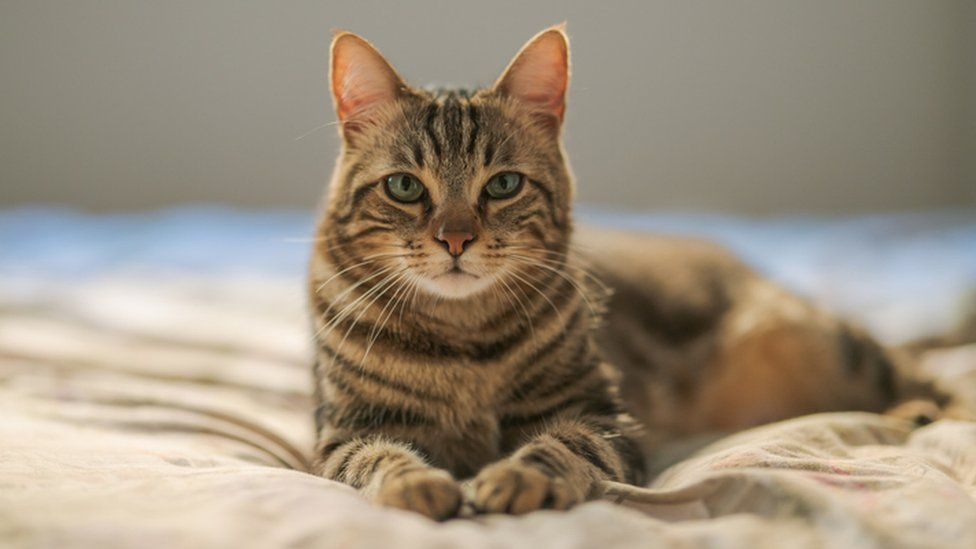
#> input picture cat.jpg, 976 x 549 px
$ jupyter execute 'Open CV image loadings and settings.ipynb'
#> lines starting #> are read from the running program, lines starting #| are printed output that depends on the picture
[cell 1]
#for mouting drive to the notebook (not required performing in personal notebook)
#from google.colab import drive
#drive.mount("/content/gdrive",)

[cell 2]
# [8 lines of commented-out code are left out]

[cell 3]
from matplotlib import pyplot as plt
import argparse
import cv2

[cell 4]
def plt_imshow(title, image):
   image = cv2.cvtColor(image, cv2.COLOR_BGR2RGB)
   plt.imshow(image)
   plt.title(title)
   plt.grid(False)
   plt.show()

[cell 5]
image = cv2.imread('cat.jpg')
#> image is the input picture: shape (549, 976, 3); mean B, G, R 124.7, 142.7, 155.4
(h, w, c) = image.shape[:3]
#> h = 549; w = 976; c = 3

print("width: {} pixels".format(image.shape[1]))
#| width: 976 pixels
print("height: {}  pixels".format(image.shape[0]))
#| height: 549  pixels
print("channels: {}".format(image.shape[2]))
#| channels: 3

[cell 6]
# show the image and wait for a keypress
plt_imshow('image',image)

# save the image back to disk (OpenCV handles converting image
# filetypes automatically)
#cv2.imwrite("newCat.png", image)

[cell 7]
# images are simply NumPy arrays -- with the origin (0, 0) located at
# the top-left of the image
(b, g, r) = image[0, 0]
#> b = 119; g = 131; r = 135
print("Pixel at (0, 0) - Red: {}, Green: {}, Blue: {}".format(r, g, b))
#| Pixel at (0, 0) - Red: 135, Green: 131, Blue: 119

# access the pixel located at x=50, y=20
(b, g, r) = image[20, 50]
#> b = 125; g = 137; r = 141
print("Pixel at (50, 20) - Red: {}, Green: {}, Blue: {}".format(r, g, b))
#| Pixel at (50, 20) - Red: 141, Green: 137, Blue: 125

[cell 8]
# compute the center of the image, which is simply the width and height
# divided by two
(cX, cY) = (w // 2, h // 2)
#> cX = 488; cY = 274

# since we are using NumPy arrays, we can apply array slicing to grab
# large chunks/regions of interest from the image -- here we grab the
# top-left corner of the image
tl = image[0:cY, 0:cX]
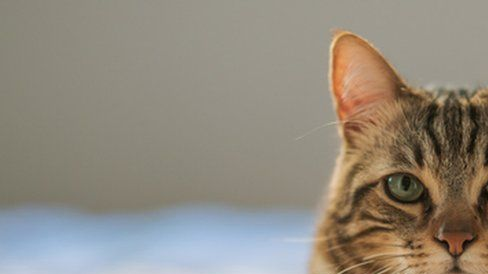
#> tl: shape (274, 488, 3); mean B, G, R 126, 137.8, 145
plt_imshow("Top-Left Corner", tl)

[cell 9]
# in a similar fashion, we can crop the top-right, bottom-right, and
# bottom-left corners of the image and then display them to our
# screen
tr = image[0:cY, cX:w]
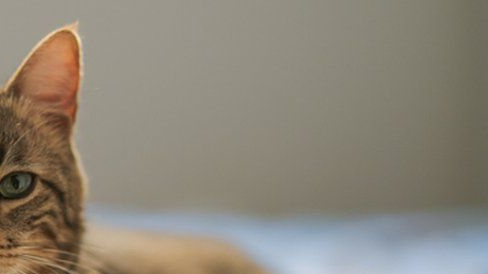
#> tr: shape (274, 488, 3); mean B, G, R 120.6, 133.8, 140.9
br = image[cY:h, cX:w]
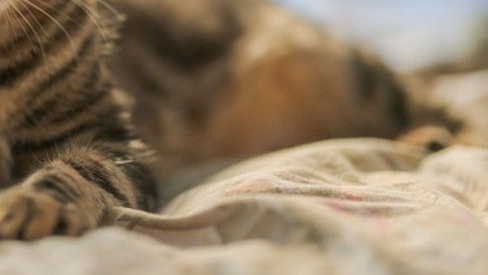
#> br: shape (275, 488, 3); mean B, G, R 100.4, 124.8, 143.9
bl = image[cY:h, 0:cX]
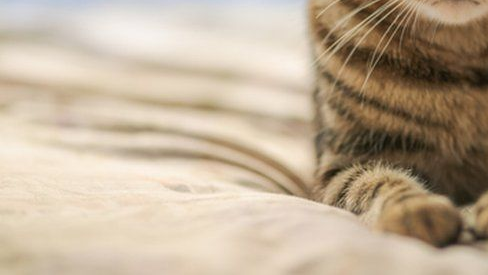
#> bl: shape (275, 488, 3); mean B, G, R 152, 174.3, 191.6
plt_imshow("Top-Right Corner", tr)
plt_imshow("Bottom-Right Corner", br)
plt_imshow("Bottom-Left Corner", bl)

[cell 10]
# set the top-left corner of the original image to be green
image[0:cY, 0:cX] = (0, 255, 0)
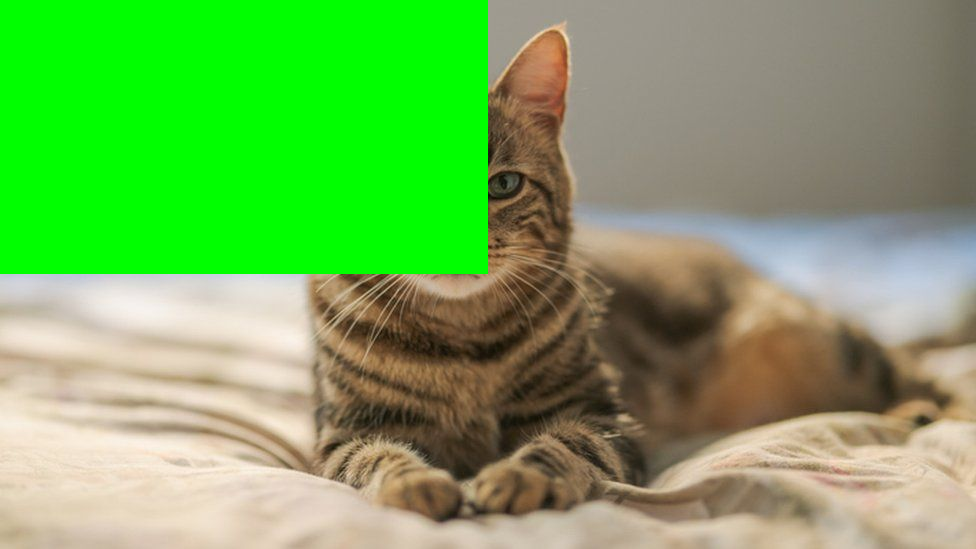
#> image: shape (549, 976, 3); mean B, G, R 93.3, 171.9, 119.2

# Show our updated image
plt_imshow("Updated", image)

$ run again, with faces.jpg copied over cat.jpg
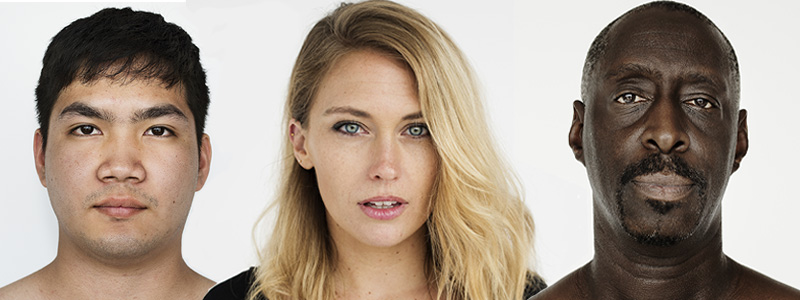
#> input picture faces.jpg, 800 x 300 px
#> image is the input picture: shape (300, 800, 3); mean B, G, R 140.7, 154.2, 169.2
#| width: 800 pixels
#| height: 300  pixels
#| channels: 3
#> `(b, g, r) = image[0, 0]`: b = 255
#| Pixel at (0, 0) - Red: 255, Green: 255, Blue: 255
#> `(b, g, r) = image[20, 50]`: b = 242; g = 243; r = 241
#| Pixel at (50, 20) - Red: 241, Green: 243, Blue: 242
#> `bl = image[cY:h, 0:cX]`:
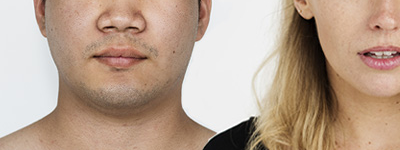
#> bl: shape (150, 400, 3); mean B, G, R 143.1, 161.4, 185.5
#> `image[0:cY, 0:cX] = (0, 255, 0)`:
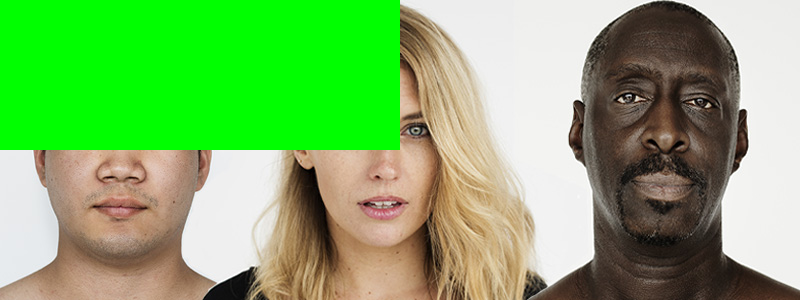
#> image: shape (300, 800, 3); mean B, G, R 105.2, 179.8, 127.9
